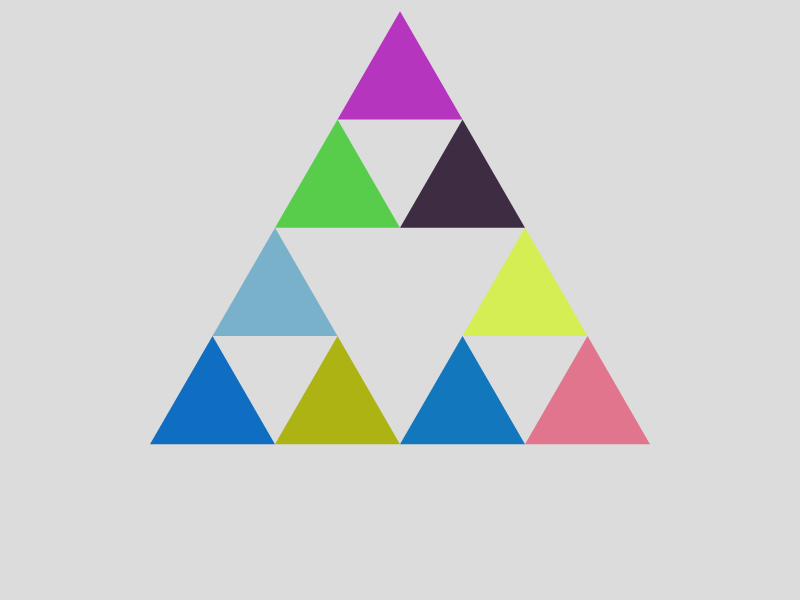
Frame 1 (no input)
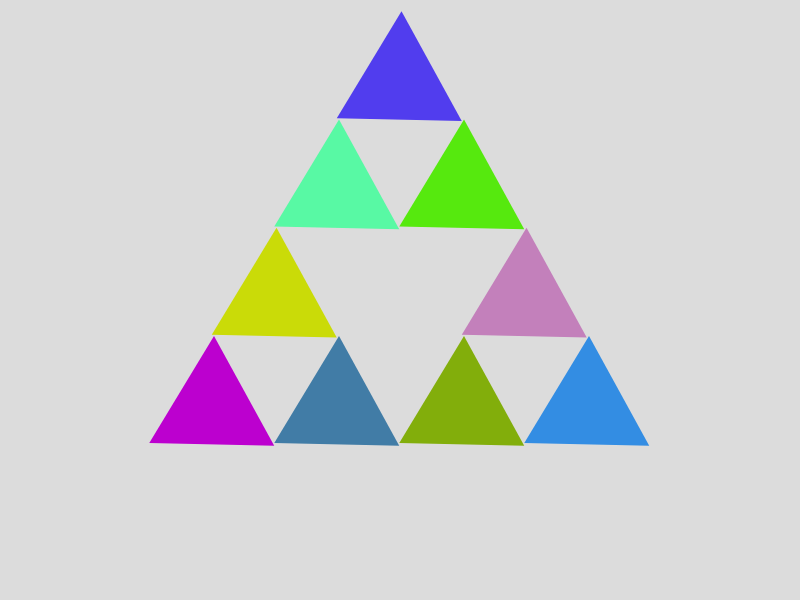
Frame 60 (no input)
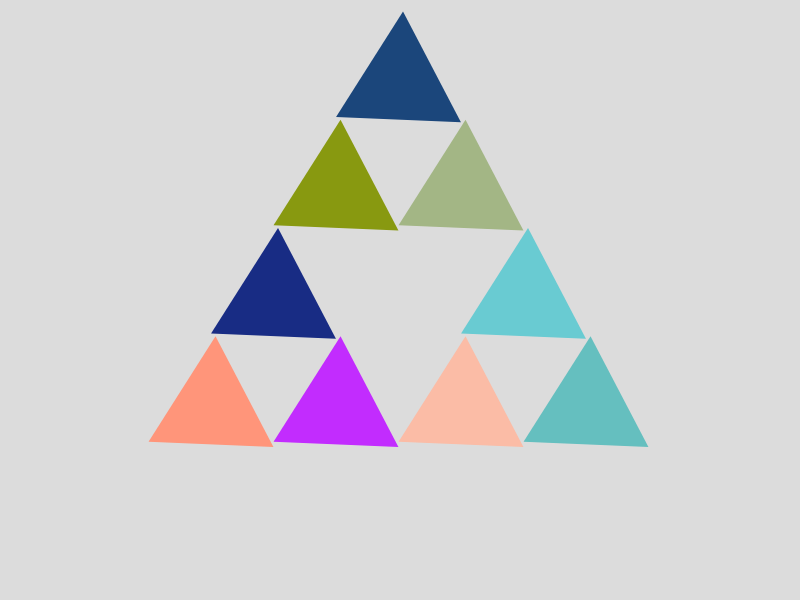
Frame 120 (the mouse pressed at the canvas centre since frame 60)

The p5.js sketch that drew these frames (run headless with seeded random() and noise() and a simulated clock; from frame 60 on, the mouse is pressed at the canvas centre):

// p5.js sketch
// ── sketch.js
let profundidad = 2;
let rotation = 0;
let incremento = .02;

function setup() {
    createCanvas(800, 600);
    angleMode(DEGREES)
    noStroke();
}

function draw() {
    rotation += incremento; // Ajustado para que la rotación sea fluida
    background(220);
    fill(130, 210, 255);
    
    const lado = 500;
    
    // Ahora pasamos el centro de la pantalla como (cx, cy)
    sierpinskiFromCenter(width / 2, height / 2, lado, profundidad);
}

function sierpinskiFromCenter(cx, cy, lado, nivel) {
    let altura = lado * sqrt(3) / 2;
    
    // Distancias desde el centro geométrico a los vértices
    let deCentroAVerticeSup = (2 / 3) * altura;
    let deCentroABase = (1 / 3) * altura;

    // Caso base
    if (nivel == 0) {
        push();
        translate(cx, cy);
        rotate(rotation); // ¡Ahora rotará perfectamente sobre su propio centro!
        
        fill(random(0,255), random(0,255), random(0,255))
        // Vértices definidos con respecto al centro (0,0)
        triangle(
            0, -deCentroAVerticeSup,           // Vértice Superior
            -lado / 2, deCentroABase,         // Vértice Izquierdo
            lado / 2, deCentroABase           // Vértice Derecho
        );


        pop();
        return;
    }

    // El factor de desplazamiento para los sub-triángulos desde el centro es la mitad 
    // de la distancia desde el centro a cada vértice original.
    
    // Sub-triángulo Superior
    sierpinskiFromCenter(cx, cy - deCentroAVerticeSup / 2, lado / 2, nivel - 1);
    
    // Sub-triángulo Izquierdo
    sierpinskiFromCenter(cx - lado / 4, cy + deCentroABase / 2, lado / 2, nivel - 1);
    
    // Sub-triángulo Derecho
    sierpinskiFromCenter(cx + lado / 4, cy + deCentroABase / 2, lado / 2, nivel - 1);
}

function keyPressed() {
    if (key === '1') {
        profundidad = min(profundidad + 1, 8); // Limitado a 8 para evitar crasheos por recursión
    }

    if (key === '2') {
        profundidad = max(profundidad - 1, 0);
    }
}


function mouseWheel(event){
    if (event.delta < 0){
        incremento = min(incremento + 1 , 359);
    }
    else {
        incremento = max(incremento - 1 , 1);
    }

    console.log(incremento);
    
}
